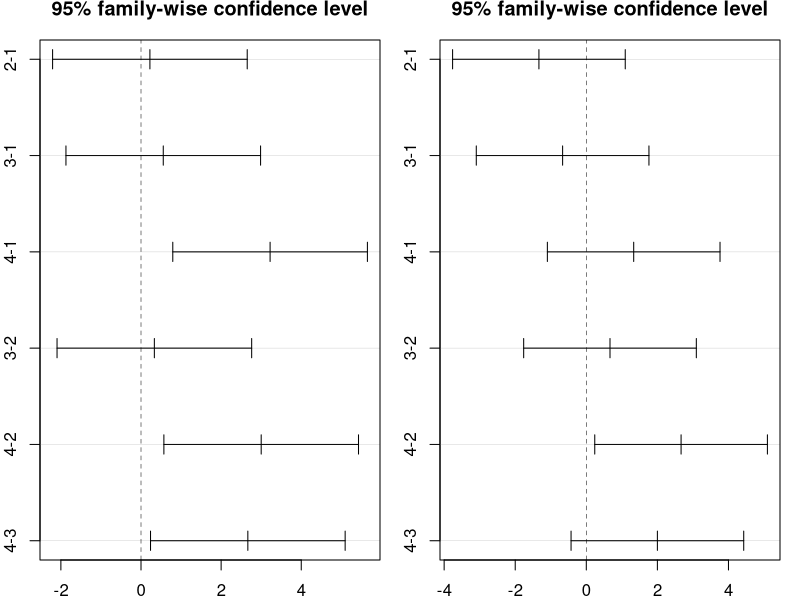

The R source for this figure:
# Going over 
# 1. Graeco Latin Squares (expanding to 3-blocks) and 
# 2. Balanced Incomplete Block Designs which lose their orthogonality
# so ORDER MATTERS!!! Need to put treatment last to account for blocks beforehand.
# 3. Type 1 & 3 ANOVA: 1 (standard/default) and 3 (treats every variable as LAST VARIABLE)
# i.e. pvalues for Type 3 reflect the amount of var explained after every other var has been accounted for
# summary(aov) or anova(aov) produce the same results for type 1 ANOVA
############################################################################################################
# Graeco Latin Square Design - adding a 3rd blocking variable
### Latin squares: 2 blocking variables

# Graeco-Latin squares maintain orthogonality like Latin squares do:
# SST = SS_treatment + SS_block1 + SS_block2 + SS_block3 + SSE


# How does adding 3 blocking variable change the analysis?
### 1. SS stay the same -> due to orthogonality of predictors
### 2. F stat and p-value change -> different number of residual df; F distr changes
rocket <- read.csv("./Datasets/rocket.csv")
head(rocket)

rocket_aov <- aov(burn - 25 ~ propellant + as.factor(batch) +
                       as.factor(operator), data = rocket)

rocket_aov_GL <- aov(burn - 25 ~ propellant + as.factor(batch) +
                       as.factor(operator) + assembly, data = rocket)
summary(rocket_aov)
summary(rocket_aov_GL)

############################################################################################################

# Balanced incomplete block designs
# Description: Because these are incomplete, the residuals do not break down orthogonally.
# Now, the order in which you set the predictors matters: the first one has the best chance 
# at explaining variation and the later predictors explain additional variation)
catalyst <- read.csv("./Datasets/catalyst.csv")
head(catalyst)

summary(aov(time ~ as.factor(batch) + as.factor(treatment), data = catalyst)) # THIS ONE
summary(aov(time ~ as.factor(treatment) + as.factor(batch), data = catalyst))

# one at a time
# Notice the mean squared errors are the same: 
summary(aov(time ~ as.factor(batch), data = catalyst))
summary(aov(time ~ as.factor(treatment), data = catalyst))

# We want to use the first summary(aov) model since we want to look at the "effect of the treatment"
# "while accounting for batch". Therefore, we look at the pvalue for treatment after batch has first been considered.
# without doing it in this order, we would just be running a 1-variable anova (same MSE)
catalyst_aov <- aov(time ~ as.factor(batch) + as.factor(treatment), data = catalyst)
wrong_catalyst_aov <- aov(time ~ as.factor(treatment) + as.factor(batch), data = catalyst) # wrong order for comparing with correct one

layout(matrix(1:2, 1, 2)); par(mar= c(2,2,2,1))
catalyst_HSD <- TukeyHSD(catalyst_aov, which = "as.factor(treatment)")
wrong_catalyst_HSD <- TukeyHSD(wrong_catalyst_aov, which = "as.factor(treatment)")

plot(catalyst_HSD)
plot(wrong_catalyst_HSD)

############################################################################################################

anova(catalyst_aov) # Type 1
#summary(catalyst_aov) # same thing as above

car::Anova(catalyst_aov, type = "III") # Type 3

